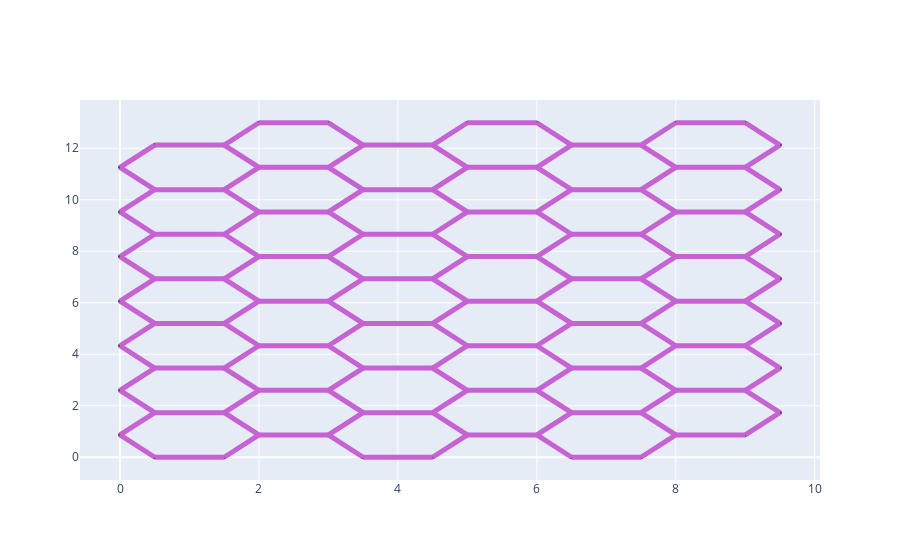

Write notebook code for a chart like this one.
### Code cell
# #initialize circuit+flow pattern
cfp={
    'type': 'hexagonal',
    'periods': 3,
    'source':'dipole_border',
    'plexus':'default',
}
flow=gfm.initialize_flow_on_crystal(cfp)
flow.circuit.nodes['label'] = [n for n in flow.circuit.G.nodes()]
flow.circuit.edges['label'] = [e for e in flow.circuit.G.edges()]

# set model and model parameters
mp={
    'alpha_0':1,
    'alpha_1':1.
}
murray=gfm.init(model='murray',pars=mp)

# initialize dynamic system and set integration parameters
morpheus=gi.morph_dynamic(flow=flow,model=murray)   
sp={
    't0': 0.,
    't1': 5.5,
    'x0': np.power(morpheus.flow.circuit.edges['conductivity']/morpheus.flow.circuit.scales['conductance'],0.25),
}

# plot initial network with data of choice
flow.circuit.draw_weight_scaling=2.
fig=flow.circuit.plot_circuit()
fig.show()

### Figure 1 — Plotly figure (JSON) as saved in the notebook; plotly's stock layout.template omitted (floating-point values rounded to 4 significant figures; data arrays with more than 128 entries replaced by an {"elided": "..."} marker saying what was removed)
{"data": [{"hoverinfo": "text", "hovertext": ["label: 0<br>source: 0.0<br>", "label: 1<br>source: -1.0<br>", "label: 2<br>source: 0.0<br>", "label: 3<br>source: -1.0<br>", "label: 4<br>source: 0.0<br>", "label: 5<br>source: -1.0<br>", "label: 6<br>source: 0.0<br>", "label: 7<br>source: -1.0<br>", "label: 8<br>source: 0.0<br>", "label: 9<br>source: -1.0<br>", "label: 10<br>source: 0.0<br>", "label: 11<br>source: -1.0<br>", "label: 12<br>source: 0.0<br>", "label: 13<br>source: -1.0<br>", "label: 14<br>source: 0.0<br>", "label: 15<br>source: 0.0<br>", "label: 16<br>source: 0.0<br>", "label: 17<br>source: 0.0<br>", "label: 18<br>source: 0.0<br>", "label: 19<br>source: 0.0<br>", "label: 20<br>source: 0.0<br>", "label: 21<br>source: 0.0<br>", "label: 22<br>source: 0.0<br>", "label: 23<br>source: 0.0<br>", "label: 24<br>source: 0.0<br>", "label: 25<br>source: 0.0<br>", "label: 26<br>source: 0.0<br>", "label: 27<br>source: 0.0<br>", "label: 28<br>source: 0.0<br>", "label: 29<br>source: 0.0<br>", "label: 30<br>source: 0.0<br>", "label: 31<br>source: 0.0<br>", "label: 32<br>source: 0.0<br>", "label: 33<br>source: 0.0<br>", "label: 34<br>source: 0.0<br>", "label: 35<br>source: 0.0<br>", "label: 36<br>source: 0.0<br>", "label: 37<br>source: 0.0<br>", "label: 38<br>source: 0.0<br>", "label: 39<br>source: 0.0<br>", "label: 40<br>source: 0.0<br>", "label: 41<br>source: 0.0<br>", "label: 42<br>source: 0.0<br>", "label: 43<br>source: 0.0<br>", "label: 44<br>source: 0.0<br>", "label: 45<br>source: 0.0<br>", "label: 46<br>source: 0.0<br>", "label: 47<br>source: 0.0<br>", "label: 48<br>source: 0.0<br>", "label: 49<br>source: 0.0<br>", "label: 50<br>source: 0.0<br>", "label: 51<br>source: 0.0<br>", "label: 52<br>source: 0.0<br>", "label: 53<br>source: 0.0<br>", "label: 54<br>source: 0.0<br>", "label: 55<br>source: 0.0<br>", "label: 56<br>source: 0.0<br>", "label: 57<br>source: 0.0<br>", "label: 58<br>source: 0.0<br>", "label: 59<br>source: 0.0<br>", "label: 60<br>source: 0.0<br>", "label: 61<br>source: 0.0<br>", "label: 62<br>source: 0.0<br>", "label: 63<br>source: 0.0<br>", "label: 64<br>source: 0.0<br>", "label: 65<br>source: 0.0<br>", "label: 66<br>source: 0.0<br>", "label: 67<br>source: 0.0<br>", "label: 68<br>source: 0.0<br>", "label: 69<br>source: 0.0<br>", "label: 70<br>source: 0.0<br>", "label: 71<br>source: 0.0<br>", "label: 72<br>source: 0.0<br>", "label: 73<br>source: 0.0<br>", "label: 74<br>source: 0.0<br>", "label: 75<br>source: 0.0<br>", "label: 76<br>source: 0.0<br>", "label: 77<br>source: 0.0<br>", "label: 78<br>source: 0.0<br>", "label: 79<br>source: 0.0<br>", "label: 80<br>source: 0.0<br>", "label: 81<br>source: 0.0<br>", "label: 82<br>source: 0.0<br>", "label: 83<br>source: 0.0<br>", "label: 84<br>source: 0.0<br>", "label: 85<br>source: 0.0<br>", "label: 86<br>source: 0.0<br>", "label: 87<br>source: 0.0<br>", "label: 88<br>source: 0.0<br>", "label: 89<br>source: 0.0<br>", "label: 90<br>source: 0.0<br>", "label: 91<br>source: 0.0<br>", "label: 92<br>source: 0.0<br>", "label: 93<br>source: 0.0<br>", "label: 94<br>source: 0.0<br>", "label: 95<br>source: 0.0<br>", "label: 96<br>source: 1.0<br>", "label: 97<br>source: 0.0<br>", "label: 98<br>source: 1.0<br>", "label: 99<br>source: 0.0<br>", "label: 100<br>source: 1.0<br>", "label: 101<br>source: 0.0<br>", "label: 102<br>source: 1.0<br>", "label: 103<br>source: 0.0<br>", "label: 104<br>source: 1.0<br>", "label: 105<br>source: 0.0<br>", "label: 106<br>source: 1.0<br>", "label: 107<br>source: 0.0<br>", "label: 108<br>source: 1.0<br>", "label: 109<br>source: 0.0<br>"], "marker": {"color": "#a845b5", "line": {"width": 2}, "size": 2}, "mode": "markers", "type": "scatter", "x": [0.5, 0, 0.5, 0, 0.5, 0, 0.5, 0, 0.5, 0, 0.5, 0, 0.5, 0, 0.5, 1.5, 2, 1.5, 2, 1.5, 2, 1.5, 2, 1.5, 2, 1.5, 2, 1.5, 2, 1.5, 2, 3.5, 3, 3.5, 3, 3.5, 3, 3.5, 3, 3.5, 3, 3.5, 3, 3.5, 3, 3.5, 3, 4.5, 5, 4.5, 5, 4.5, 5, 4.5, 5, 4.5, 5, 4.5, 5, 4.5, 5, 4.5, 5, 6.5, 6, 6.5, 6, 6.5, 6, 6.5, 6, 6.5, 6, 6.5, 6, 6.5, 6, 6.5, 6, 7.5, 8, 7.5, 8, 7.5, 8, 7.5, 8, 7.5, 8, 7.5, 8, 7.5, 8, 7.5, 8, 9, 9.5, 9, 9.5, 9, 9.5, 9, 9.5, 9, 9.5, 9, 9.5, 9, 9.5, 9], "y": [0, 0.866, 1.732, 2.598, 3.464, 4.33, 5.196, 6.062, 6.928, 7.794, 8.66, 9.526, 10.39, 11.26, 12.12, 0, 0.866, 1.732, 2.598, 3.464, 4.33, 5.196, 6.062, 6.928, 7.794, 8.66, 9.526, 10.39, 11.26, 12.12, 12.99, 0, 0.866, 1.732, 2.598, 3.464, 4.33, 5.196, 6.062, 6.928, 7.794, 8.66, 9.526, 10.39, 11.26, 12.12, 12.99, 0, 0.866, 1.732, 2.598, 3.464, 4.33, 5.196, 6.062, 6.928, 7.794, 8.66, 9.526, 10.39, 11.26, 12.12, 12.99, 0, 0.866, 1.732, 2.598, 3.464, 4.33, 5.196, 6.062, 6.928, 7.794, 8.66, 9.526, 10.39, 11.26, 12.12, 12.99, 0, 0.866, 1.732, 2.598, 3.464, 4.33, 5.196, 6.062, 6.928, 7.794, 8.66, 9.526, 10.39, 11.26, 12.12, 12.99, 0.866, 1.732, 2.598, 3.464, 4.33, 5.196, 6.062, 6.928, 7.794, 8.66, 9.526, 10.39, 11.26, 12.12, 12.99]}, {"hoverinfo": "none", "line": {"color": "#c762d4", "width": 5}, "mode": "lines", "type": "scatter", "x": [0.5, 0, null], "y": [0, 0.866, null]}, {"hoverinfo": "none", "line": {"color": "#c762d4", "width": 5}, "mode": "lines", "type": "scatter", "x": [0.5, 1.5, null], "y": [0, 0, null]}, {"hoverinfo": "none", "line": {"color": "#c762d4", "width": 5}, "mode": "lines", "type": "scatter", "x": [0, 0.5, null], "y": [0.866, 1.732, null]}, {"hoverinfo": "none", "line": {"color": "#c762d4", "width": 5}, "mode": "lines", "type": "scatter", "x": [0.5, 0, null], "y": [1.732, 2.598, null]}, {"hoverinfo": "none", "line": {"color": "#c762d4", "width": 5}, "mode": "lines", "type": "scatter", "x": [0.5, 1.5, null], "y": [1.732, 1.732, null]}, {"hoverinfo": "none", "line": {"color": "#c762d4", "width": 5}, "mode": "lines", "type": "scatter", "x": [0, 0.5, null], "y": [2.598, 3.464, null]}, {"hoverinfo": "none", "line": {"color": "#c762d4", "width": 5}, "mode": "lines", "type": "scatter", "x": [0.5, 0, null], "y": [3.464, 4.33, null]}, {"hoverinfo": "none", "line": {"color": "#c762d4", "width": 5}, "mode": "lines", "type": "scatter", "x": [0.5, 1.5, null], "y": [3.464, 3.464, null]}, {"hoverinfo": "none", "line": {"color": "#c762d4", "width": 5}, "mode": "lines", "type": "scatter", "x": [0, 0.5, null], "y": [4.33, 5.196, null]}, {"hoverinfo": "none", "line": {"color": "#c762d4", "width": 5}, "mode": "lines", "type": "scatter", "x": [0.5, 0, null], "y": [5.196, 6.062, null]}, {"hoverinfo": "none", "line": {"color": "#c762d4", "width": 5}, "mode": "lines", "type": "scatter", "x": [0.5, 1.5, null], "y": [5.196, 5.196, null]}, {"hoverinfo": "none", "line": {"color": "#c762d4", "width": 5}, "mode": "lines", "type": "scatter", "x": [0, 0.5, null], "y": [6.062, 6.928, null]}, {"hoverinfo": "none", "line": {"color": "#c762d4", "width": 5}, "mode": "lines", "type": "scatter", "x": [0.5, 0, null], "y": [6.928, 7.794, null]}, {"hoverinfo": "none", "line": {"color": "#c762d4", "width": 5}, "mode": "lines", "type": "scatter", "x": [0.5, 1.5, null], "y": [6.928, 6.928, null]}, {"hoverinfo": "none", "line": {"color": "#c762d4", "width": 5}, "mode": "lines", "type": "scatter", "x": [0, 0.5, null], "y": [7.794, 8.66, null]}, {"hoverinfo": "none", "line": {"color": "#c762d4", "width": 5}, "mode": "lines", "type": "scatter", "x": [0.5, 0, null], "y": [8.66, 9.526, null]}, {"hoverinfo": "none", "line": {"color": "#c762d4", "width": 5}, "mode": "lines", "type": "scatter", "x": [0.5, 1.5, null], "y": [8.66, 8.66, null]}, {"hoverinfo": "none", "line": {"color": "#c762d4", "width": 5}, "mode": "lines", "type": "scatter", "x": [0, 0.5, null], "y": [9.526, 10.39, null]}, {"hoverinfo": "none", "line": {"color": "#c762d4", "width": 5}, "mode": "lines", "type": "scatter", "x": [0.5, 0, null], "y": [10.39, 11.26, null]}, {"hoverinfo": "none", "line": {"color": "#c762d4", "width": 5}, "mode": "lines", "type": "scatter", "x": [0.5, 1.5, null], "y": [10.39, 10.39, null]}, {"hoverinfo": "none", "line": {"color": "#c762d4", "width": 5}, "mode": "lines", "type": "scatter", "x": [0, 0.5, null], "y": [11.26, 12.12, null]}, {"hoverinfo": "none", "line": {"color": "#c762d4", "width": 5}, "mode": "lines", "type": "scatter", "x": [0.5, 1.5, null], "y": [12.12, 12.12, null]}, {"hoverinfo": "none", "line": {"color": "#c762d4", "width": 5}, "mode": "lines", "type": "scatter", "x": [1.5, 2, null], "y": [0, 0.866, null]}, {"hoverinfo": "none", "line": {"color": "#c762d4", "width": 5}, "mode": "lines", "type": "scatter", "x": [2, 1.5, null], "y": [0.866, 1.732, null]}, {"hoverinfo": "none", "line": {"color": "#c762d4", "width": 5}, "mode": "lines", "type": "scatter", "x": [2, 3, null], "y": [0.866, 0.866, null]}, {"hoverinfo": "none", "line": {"color": "#c762d4", "width": 5}, "mode": "lines", "type": "scatter", "x": [1.5, 2, null], "y": [1.732, 2.598, null]}, {"hoverinfo": "none", "line": {"color": "#c762d4", "width": 5}, "mode": "lines", "type": "scatter", "x": [2, 1.5, null], "y": [2.598, 3.464, null]}, {"hoverinfo": "none", "line": {"color": "#c762d4", "width": 5}, "mode": "lines", "type": "scatter", "x": [2, 3, null], "y": [2.598, 2.598, null]}, {"hoverinfo": "none", "line": {"color": "#c762d4", "width": 5}, "mode": "lines", "type": "scatter", "x": [1.5, 2, null], "y": [3.464, 4.33, null]}, {"hoverinfo": "none", "line": {"color": "#c762d4", "width": 5}, "mode": "lines", "type": "scatter", "x": [2, 1.5, null], "y": [4.33, 5.196, null]}, {"hoverinfo": "none", "line": {"color": "#c762d4", "width": 5}, "mode": "lines", "type": "scatter", "x": [2, 3, null], "y": [4.33, 4.33, null]}, {"hoverinfo": "none", "line": {"color": "#c762d4", "width": 5}, "mode": "lines", "type": "scatter", "x": [1.5, 2, null], "y": [5.196, 6.062, null]}, {"hoverinfo": "none", "line": {"color": "#c762d4", "width": 5}, "mode": "lines", "type": "scatter", "x": [2, 1.5, null], "y": [6.062, 6.928, null]}, {"hoverinfo": "none", "line": {"color": "#c762d4", "width": 5}, "mode": "lines", "type": "scatter", "x": [2, 3, null], "y": [6.062, 6.062, null]}, {"hoverinfo": "none", "line": {"color": "#c762d4", "width": 5}, "mode": "lines", "type": "scatter", "x": [1.5, 2, null], "y": [6.928, 7.794, null]}, {"hoverinfo": "none", "line": {"color": "#c762d4", "width": 5}, "mode": "lines", "type": "scatter", "x": [2, 1.5, null], "y": [7.794, 8.66, null]}, {"hoverinfo": "none", "line": {"color": "#c762d4", "width": 5}, "mode": "lines", "type": "scatter", "x": [2, 3, null], "y": [7.794, 7.794, null]}, {"hoverinfo": "none", "line": {"color": "#c762d4", "width": 5}, "mode": "lines", "type": "scatter", "x": [1.5, 2, null], "y": [8.66, 9.526, null]}, {"hoverinfo": "none", "line": {"color": "#c762d4", "width": 5}, "mode": "lines", "type": "scatter", "x": [2, 1.5, null], "y": [9.526, 10.39, null]}, {"hoverinfo": "none", "line": {"color": "#c762d4", "width": 5}, "mode": "lines", "type": "scatter", "x": [2, 3, null], "y": [9.526, 9.526, null]}, {"hoverinfo": "none", "line": {"color": "#c762d4", "width": 5}, "mode": "lines", "type": "scatter", "x": [1.5, 2, null], "y": [10.39, 11.26, null]}, {"hoverinfo": "none", "line": {"color": "#c762d4", "width": 5}, "mode": "lines", "type": "scatter", "x": [2, 1.5, null], "y": [11.26, 12.12, null]}, {"hoverinfo": "none", "line": {"color": "#c762d4", "width": 5}, "mode": "lines", "type": "scatter", "x": [2, 3, null], "y": [11.26, 11.26, null]}, {"hoverinfo": "none", "line": {"color": "#c762d4", "width": 5}, "mode": "lines", "type": "scatter", "x": [1.5, 2, null], "y": [12.12, 12.99, null]}, {"hoverinfo": "none", "line": {"color": "#c762d4", "width": 5}, "mode": "lines", "type": "scatter", "x": [2, 3, null], "y": [12.99, 12.99, null]}, {"hoverinfo": "none", "line": {"color": "#c762d4", "width": 5}, "mode": "lines", "type": "scatter", "x": [3.5, 3, null], "y": [0, 0.866, null]}, {"hoverinfo": "none", "line": {"color": "#c762d4", "width": 5}, "mode": "lines", "type": "scatter", "x": [3.5, 4.5, null], "y": [0, 0, null]}, {"hoverinfo": "none", "line": {"color": "#c762d4", "width": 5}, "mode": "lines", "type": "scatter", "x": [3, 3.5, null], "y": [0.866, 1.732, null]}, {"hoverinfo": "none", "line": {"color": "#c762d4", "width": 5}, "mode": "lines", "type": "scatter", "x": [3.5, 3, null], "y": [1.732, 2.598, null]}, {"hoverinfo": "none", "line": {"color": "#c762d4", "width": 5}, "mode": "lines", "type": "scatter", "x": [3.5, 4.5, null], "y": [1.732, 1.732, null]}, {"hoverinfo": "none", "line": {"color": "#c762d4", "width": 5}, "mode": "lines", "type": "scatter", "x": [3, 3.5, null], "y": [2.598, 3.464, null]}, {"hoverinfo": "none", "line": {"color": "#c762d4", "width": 5}, "mode": "lines", "type": "scatter", "x": [3.5, 3, null], "y": [3.464, 4.33, null]}, {"hoverinfo": "none", "line": {"color": "#c762d4", "width": 5}, "mode": "lines", "type": "scatter", "x": [3.5, 4.5, null], "y": [3.464, 3.464, null]}, {"hoverinfo": "none", "line": {"color": "#c762d4", "width": 5}, "mode": "lines", "type": "scatter", "x": [3, 3.5, null], "y": [4.33, 5.196, null]}, {"hoverinfo": "none", "line": {"color": "#c762d4", "width": 5}, "mode": "lines", "type": "scatter", "x": [3.5, 3, null], "y": [5.196, 6.062, null]}, {"hoverinfo": "none", "line": {"color": "#c762d4", "width": 5}, "mode": "lines", "type": "scatter", "x": [3.5, 4.5, null], "y": [5.196, 5.196, null]}, {"hoverinfo": "none", "line": {"color": "#c762d4", "width": 5}, "mode": "lines", "type": "scatter", "x": [3, 3.5, null], "y": [6.062, 6.928, null]}, {"hoverinfo": "none", "line": {"color": "#c762d4", "width": 5}, "mode": "lines", "type": "scatter", "x": [3.5, 3, null], "y": [6.928, 7.794, null]}, {"hoverinfo": "none", "line": {"color": "#c762d4", "width": 5}, "mode": "lines", "type": "scatter", "x": [3.5, 4.5, null], "y": [6.928, 6.928, null]}, {"hoverinfo": "none", "line": {"color": "#c762d4", "width": 5}, "mode": "lines", "type": "scatter", "x": [3, 3.5, null], "y": [7.794, 8.66, null]}, {"hoverinfo": "none", "line": {"color": "#c762d4", "width": 5}, "mode": "lines", "type": "scatter", "x": [3.5, 3, null], "y": [8.66, 9.526, null]}, {"hoverinfo": "none", "line": {"color": "#c762d4", "width": 5}, "mode": "lines", "type": "scatter", "x": [3.5, 4.5, null], "y": [8.66, 8.66, null]}, {"hoverinfo": "none", "line": {"color": "#c762d4", "width": 5}, "mode": "lines", "type": "scatter", "x": [3, 3.5, null], "y": [9.526, 10.39, null]}, {"hoverinfo": "none", "line": {"color": "#c762d4", "width": 5}, "mode": "lines", "type": "scatter", "x": [3.5, 3, null], "y": [10.39, 11.26, null]}, {"hoverinfo": "none", "line": {"color": "#c762d4", "width": 5}, "mode": "lines", "type": "scatter", "x": [3.5, 4.5, null], "y": [10.39, 10.39, null]}, {"hoverinfo": "none", "line": {"color": "#c762d4", "width": 5}, "mode": "lines", "type": "scatter", "x": [3, 3.5, null], "y": [11.26, 12.12, null]}, {"hoverinfo": "none", "line": {"color": "#c762d4", "width": 5}, "mode": "lines", "type": "scatter", "x": [3.5, 3, null], "y": [12.12, 12.99, null]}, {"hoverinfo": "none", "line": {"color": "#c762d4", "width": 5}, "mode": "lines", "type": "scatter", "x": [3.5, 4.5, null], "y": [12.12, 12.12, null]}, {"hoverinfo": "none", "line": {"color": "#c762d4", "width": 5}, "mode": "lines", "type": "scatter", "x": [4.5, 5, null], "y": [0, 0.866, null]}, {"hoverinfo": "none", "line": {"color": "#c762d4", "width": 5}, "mode": "lines", "type": "scatter", "x": [5, 4.5, null], "y": [0.866, 1.732, null]}, {"hoverinfo": "none", "line": {"color": "#c762d4", "width": 5}, "mode": "lines", "type": "scatter", "x": [5, 6, null], "y": [0.866, 0.866, null]}, {"hoverinfo": "none", "line": {"color": "#c762d4", "width": 5}, "mode": "lines", "type": "scatter", "x": [4.5, 5, null], "y": [1.732, 2.598, null]}, {"hoverinfo": "none", "line": {"color": "#c762d4", "width": 5}, "mode": "lines", "type": "scatter", "x": [5, 4.5, null], "y": [2.598, 3.464, null]}, {"hoverinfo": "none", "line": {"color": "#c762d4", "width": 5}, "mode": "lines", "type": "scatter", "x": [5, 6, null], "y": [2.598, 2.598, null]}, {"hoverinfo": "none", "line": {"color": "#c762d4", "width": 5}, "mode": "lines", "type": "scatter", "x": [4.5, 5, null], "y": [3.464, 4.33, null]}, {"hoverinfo": "none", "line": {"color": "#c762d4", "width": 5}, "mode": "lines", "type": "scatter", "x": [5, 4.5, null], "y": [4.33, 5.196, null]}, {"hoverinfo": "none", "line": {"color": "#c762d4", "width": 5}, "mode": "lines", "type": "scatter", "x": [5, 6, null], "y": [4.33, 4.33, null]}, {"hoverinfo": "none", "line": {"color": "#c762d4", "width": 5}, "mode": "lines", "type": "scatter", "x": [4.5, 5, null], "y": [5.196, 6.062, null]}, {"hoverinfo": "none", "line": {"color": "#c762d4", "width": 5}, "mode": "lines", "type": "scatter", "x": [5, 4.5, null], "y": [6.062, 6.928, null]}, {"hoverinfo": "none", "line": {"color": "#c762d4", "width": 5}, "mode": "lines", "type": "scatter", "x": [5, 6, null], "y": [6.062, 6.062, null]}, {"hoverinfo": "none", "line": {"color": "#c762d4", "width": 5}, "mode": "lines", "type": "scatter", "x": [4.5, 5, null], "y": [6.928, 7.794, null]}, {"hoverinfo": "none", "line": {"color": "#c762d4", "width": 5}, "mode": "lines", "type": "scatter", "x": [5, 4.5, null], "y": [7.794, 8.66, null]}, {"hoverinfo": "none", "line": {"color": "#c762d4", "width": 5}, "mode": "lines", "type": "scatter", "x": [5, 6, null], "y": [7.794, 7.794, null]}, {"hoverinfo": "none", "line": {"color": "#c762d4", "width": 5}, "mode": "lines", "type": "scatter", "x": [4.5, 5, null], "y": [8.66, 9.526, null]}, {"hoverinfo": "none", "line": {"color": "#c762d4", "width": 5}, "mode": "lines", "type": "scatter", "x": [5, 4.5, null], "y": [9.526, 10.39, null]}, {"hoverinfo": "none", "line": {"color": "#c762d4", "width": 5}, "mode": "lines", "type": "scatter", "x": [5, 6, null], "y": [9.526, 9.526, null]}, {"hoverinfo": "none", "line": {"color": "#c762d4", "width": 5}, "mode": "lines", "type": "scatter", "x": [4.5, 5, null], "y": [10.39, 11.26, null]}, {"hoverinfo": "none", "line": {"color": "#c762d4", "width": 5}, "mode": "lines", "type": "scatter", "x": [5, 4.5, null], "y": [11.26, 12.12, null]}, {"hoverinfo": "none", "line": {"color": "#c762d4", "width": 5}, "mode": "lines", "type": "scatter", "x": [5, 6, null], "y": [11.26, 11.26, null]}, {"hoverinfo": "none", "line": {"color": "#c762d4", "width": 5}, "mode": "lines", "type": "scatter", "x": [4.5, 5, null], "y": [12.12, 12.99, null]}, {"hoverinfo": "none", "line": {"color": "#c762d4", "width": 5}, "mode": "lines", "type": "scatter", "x": [5, 6, null], "y": [12.99, 12.99, null]}, {"hoverinfo": "none", "line": {"color": "#c762d4", "width": 5}, "mode": "lines", "type": "scatter", "x": [6.5, 6, null], "y": [0, 0.866, null]}, {"hoverinfo": "none", "line": {"color": "#c762d4", "width": 5}, "mode": "lines", "type": "scatter", "x": [6.5, 7.5, null], "y": [0, 0, null]}, {"hoverinfo": "none", "line": {"color": "#c762d4", "width": 5}, "mode": "lines", "type": "scatter", "x": [6, 6.5, null], "y": [0.866, 1.732, null]}, {"hoverinfo": "none", "line": {"color": "#c762d4", "width": 5}, "mode": "lines", "type": "scatter", "x": [6.5, 6, null], "y": [1.732, 2.598, null]}, {"hoverinfo": "none", "line": {"color": "#c762d4", "width": 5}, "mode": "lines", "type": "scatter", "x": [6.5, 7.5, null], "y": [1.732, 1.732, null]}, {"hoverinfo": "none", "line": {"color": "#c762d4", "width": 5}, "mode": "lines", "type": "scatter", "x": [6, 6.5, null], "y": [2.598, 3.464, null]}, {"hoverinfo": "none", "line": {"color": "#c762d4", "width": 5}, "mode": "lines", "type": "scatter", "x": [6.5, 6, null], "y": [3.464, 4.33, null]}, {"hoverinfo": "none", "line": {"color": "#c762d4", "width": 5}, "mode": "lines", "type": "scatter", "x": [6.5, 7.5, null], "y": [3.464, 3.464, null]}, {"hoverinfo": "none", "line": {"color": "#c762d4", "width": 5}, "mode": "lines", "type": "scatter", "x": [6, 6.5, null], "y": [4.33, 5.196, null]}, {"hoverinfo": "none", "line": {"color": "#c762d4", "width": 5}, "mode": "lines", "type": "scatter", "x": [6.5, 6, null], "y": [5.196, 6.062, null]}, {"hoverinfo": "none", "line": {"color": "#c762d4", "width": 5}, "mode": "lines", "type": "scatter", "x": [6.5, 7.5, null], "y": [5.196, 5.196, null]}, {"hoverinfo": "none", "line": {"color": "#c762d4", "width": 5}, "mode": "lines", "type": "scatter", "x": [6, 6.5, null], "y": [6.062, 6.928, null]}, {"hoverinfo": "none", "line": {"color": "#c762d4", "width": 5}, "mode": "lines", "type": "scatter", "x": [6.5, 6, null], "y": [6.928, 7.794, null]}, {"hoverinfo": "none", "line": {"color": "#c762d4", "width": 5}, "mode": "lines", "type": "scatter", "x": [6.5, 7.5, null], "y": [6.928, 6.928, null]}, {"hoverinfo": "none", "line": {"color": "#c762d4", "width": 5}, "mode": "lines", "type": "scatter", "x": [6, 6.5, null], "y": [7.794, 8.66, null]}, {"hoverinfo": "none", "line": {"color": "#c762d4", "width": 5}, "mode": "lines", "type": "scatter", "x": [6.5, 6, null], "y": [8.66, 9.526, null]}, {"hoverinfo": "none", "line": {"color": "#c762d4", "width": 5}, "mode": "lines", "type": "scatter", "x": [6.5, 7.5, null], "y": [8.66, 8.66, null]}, {"hoverinfo": "none", "line": {"color": "#c762d4", "width": 5}, "mode": "lines", "type": "scatter", "x": [6, 6.5, null], "y": [9.526, 10.39, null]}, {"hoverinfo": "none", "line": {"color": "#c762d4", "width": 5}, "mode": "lines", "type": "scatter", "x": [6.5, 6, null], "y": [10.39, 11.26, null]}, {"hoverinfo": "none", "line": {"color": "#c762d4", "width": 5}, "mode": "lines", "type": "scatter", "x": [6.5, 7.5, null], "y": [10.39, 10.39, null]}, {"hoverinfo": "none", "line": {"color": "#c762d4", "width": 5}, "mode": "lines", "type": "scatter", "x": [6, 6.5, null], "y": [11.26, 12.12, null]}, {"hoverinfo": "none", "line": {"color": "#c762d4", "width": 5}, "mode": "lines", "type": "scatter", "x": [6.5, 6, null], "y": [12.12, 12.99, null]}, {"hoverinfo": "none", "line": {"color": "#c762d4", "width": 5}, "mode": "lines", "type": "scatter", "x": [6.5, 7.5, null], "y": [12.12, 12.12, null]}, {"hoverinfo": "none", "line": {"color": "#c762d4", "width": 5}, "mode": "lines", "type": "scatter", "x": [7.5, 8, null], "y": [0, 0.866, null]}, {"hoverinfo": "none", "line": {"color": "#c762d4", "width": 5}, "mode": "lines", "type": "scatter", "x": [8, 7.5, null], "y": [0.866, 1.732, null]}, {"hoverinfo": "none", "line": {"color": "#c762d4", "width": 5}, "mode": "lines", "type": "scatter", "x": [8, 9, null], "y": [0.866, 0.866, null]}, {"hoverinfo": "none", "line": {"color": "#c762d4", "width": 5}, "mode": "lines", "type": "scatter", "x": [7.5, 8, null], "y": [1.732, 2.598, null]}, {"hoverinfo": "none", "line": {"color": "#c762d4", "width": 5}, "mode": "lines", "type": "scatter", "x": [8, 7.5, null], "y": [2.598, 3.464, null]}, {"hoverinfo": "none", "line": {"color": "#c762d4", "width": 5}, "mode": "lines", "type": "scatter", "x": [8, 9, null], "y": [2.598, 2.598, null]}, {"hoverinfo": "none", "line": {"color": "#c762d4", "width": 5}, "mode": "lines", "type": "scatter", "x": [7.5, 8, null], "y": [3.464, 4.33, null]}, {"hoverinfo": "none", "line": {"color": "#c762d4", "width": 5}, "mode": "lines", "type": "scatter", "x": [8, 7.5, null], "y": [4.33, 5.196, null]}, {"hoverinfo": "none", "line": {"color": "#c762d4", "width": 5}, "mode": "lines", "type": "scatter", "x": [8, 9, null], "y": [4.33, 4.33, null]}, {"hoverinfo": "none", "line": {"color": "#c762d4", "width": 5}, "mode": "lines", "type": "scatter", "x": [7.5, 8, null], "y": [5.196, 6.062, null]}, {"hoverinfo": "none", "line": {"color": "#c762d4", "width": 5}, "mode": "lines", "type": "scatter", "x": [8, 7.5, null], "y": [6.062, 6.928, null]}, {"hoverinfo": "none", "line": {"color": "#c762d4", "width": 5}, "mode": "lines", "type": "scatter", "x": [8, 9, null], "y": [6.062, 6.062, null]}, {"hoverinfo": "none", "line": {"color": "#c762d4", "width": 5}, "mode": "lines", "type": "scatter", "x": [7.5, 8, null], "y": [6.928, 7.794, null]}, {"hoverinfo": "none", "line": {"color": "#c762d4", "width": 5}, "mode": "lines", "type": "scatter", "x": [8, 7.5, null], "y": [7.794, 8.66, null]}, {"hoverinfo": "none", "line": {"color": "#c762d4", "width": 5}, "mode": "lines", "type": "scatter", "x": [8, 9, null], "y": [7.794, 7.794, null]}, {"hoverinfo": "none", "line": {"color": "#c762d4", "width": 5}, "mode": "lines", "type": "scatter", "x": [7.5, 8, null], "y": [8.66, 9.526, null]}, {"hoverinfo": "none", "line": {"color": "#c762d4", "width": 5}, "mode": "lines", "type": "scatter", "x": [8, 7.5, null], "y": [9.526, 10.39, null]}, {"hoverinfo": "none", "line": {"color": "#c762d4", "width": 5}, "mode": "lines", "type": "scatter", "x": [8, 9, null], "y": [9.526, 9.526, null]}, {"hoverinfo": "none", "line": {"color": "#c762d4", "width": 5}, "mode": "lines", "type": "scatter", "x": [7.5, 8, null], "y": [10.39, 11.26, null]}, {"hoverinfo": "none", "line": {"color": "#c762d4", "width": 5}, "mode": "lines", "type": "scatter", "x": [8, 7.5, null], "y": [11.26, 12.12, null]}, {"hoverinfo": "none", "line": {"color": "#c762d4", "width": 5}, "mode": "lines", "type": "scatter", "x": [8, 9, null], "y": [11.26, 11.26, null]}, {"hoverinfo": "none", "line": {"color": "#c762d4", "width": 5}, "mode": "lines", "type": "scatter", "x": [7.5, 8, null], "y": [12.12, 12.99, null]}, {"hoverinfo": "none", "line": {"color": "#c762d4", "width": 5}, "mode": "lines", "type": "scatter", "x": [8, 9, null], "y": [12.99, 12.99, null]}, {"hoverinfo": "none", "line": {"color": "#c762d4", "width": 5}, "mode": "lines", "type": "scatter", "x": [9, 9.5, null], "y": [0.866, 1.732, null]}, {"hoverinfo": "none", "line": {"color": "#c762d4", "width": 5}, "mode": "lines", "type": "scatter", "x": [9.5, 9, null], "y": [1.732, 2.598, null]}, {"hoverinfo": "none", "line": {"color": "#c762d4", "width": 5}, "mode": "lines", "type": "scatter", "x": [9, 9.5, null], "y": [2.598, 3.464, null]}, {"hoverinfo": "none", "line": {"color": "#c762d4", "width": 5}, "mode": "lines", "type": "scatter", "x": [9.5, 9, null], "y": [3.464, 4.33, null]}, {"hoverinfo": "none", "line": {"color": "#c762d4", "width": 5}, "mode": "lines", "type": "scatter", "x": [9, 9.5, null], "y": [4.33, 5.196, null]}, {"hoverinfo": "none", "line": {"color": "#c762d4", "width": 5}, "mode": "lines", "type": "scatter", "x": [9.5, 9, null], "y": [5.196, 6.062, null]}, {"hoverinfo": "none", "line": {"color": "#c762d4", "width": 5}, "mode": "lines", "type": "scatter", "x": [9, 9.5, null], "y": [6.062, 6.928, null]}, {"hoverinfo": "none", "line": {"color": "#c762d4", "width": 5}, "mode": "lines", "type": "scatter", "x": [9.5, 9, null], "y": [6.928, 7.794, null]}, {"hoverinfo": "none", "line": {"color": "#c762d4", "width": 5}, "mode": "lines", "type": "scatter", "x": [9, 9.5, null], "y": [7.794, 8.66, null]}, {"hoverinfo": "none", "line": {"color": "#c762d4", "width": 5}, "mode": "lines", "type": "scatter", "x": [9.5, 9, null], "y": [8.66, 9.526, null]}, {"hoverinfo": "none", "line": {"color": "#c762d4", "width": 5}, "mode": "lines", "type": "scatter", "x": [9, 9.5, null], "y": [9.526, 10.39, null]}, {"hoverinfo": "none", "line": {"color": "#c762d4", "width": 5}, "mode": "lines", "type": "scatter", "x": [9.5, 9, null], "y": [10.39, 11.26, null]}, {"hoverinfo": "none", "line": {"color": "#c762d4", "width": 5}, "mode": "lines", "type": "scatter", "x": [9, 9.5, null], "y": [11.26, 12.12, null]}, {"hoverinfo": "none", "line": {"color": "#c762d4", "width": 5}, "mode": "lines", "type": "scatter", "x": [9.5, 9, null], "y": [12.12, 12.99, null]}, {"hoverinfo": "text", "marker": {"color": "#c762d4", "opacity": 0}, "mode": "markers", "text": {"elided": "151 str values"}, "type": "scatter", "x": {"elided": "151 float values"}, "y": {"elided": "151 float values"}}], "layout": {"showlegend": false}}
